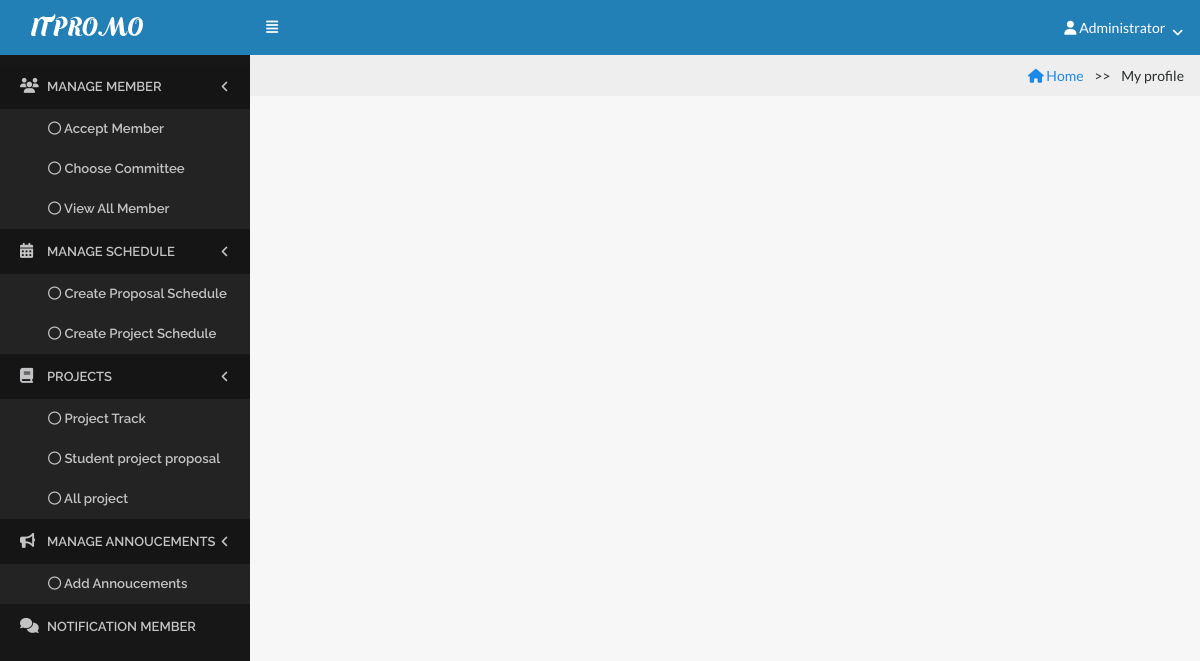
The app's page /index.php?page=my_profile (signed in), older data.
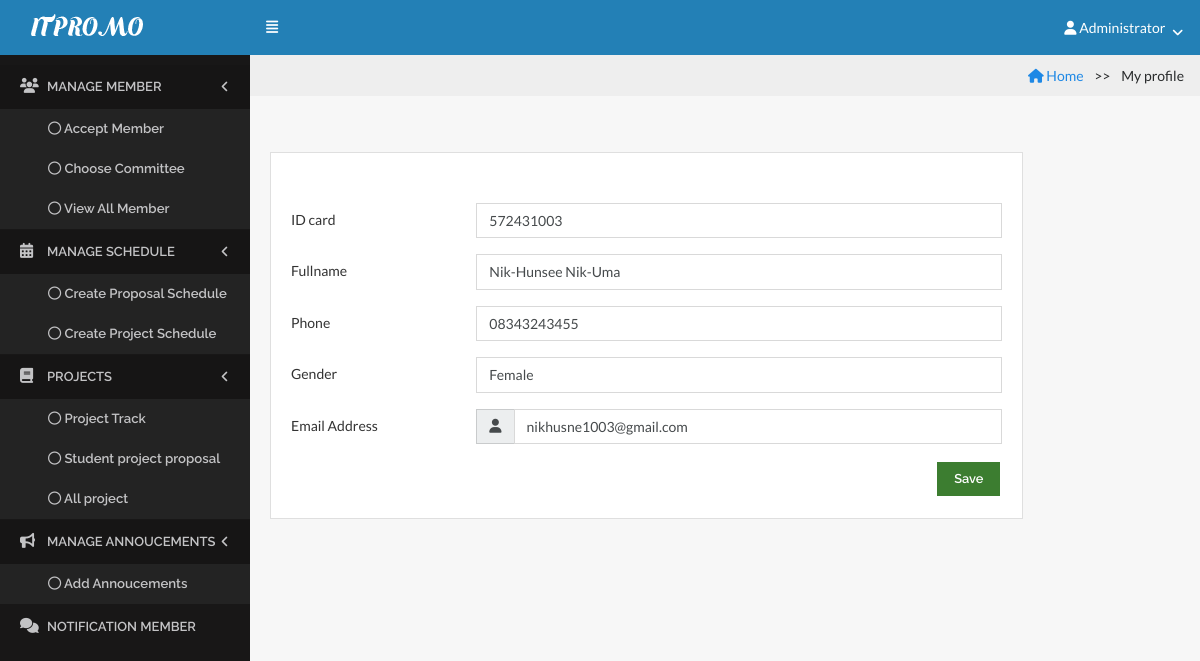
The same page, newer data.
### tables this page shows
CREATE TABLE `member` (
  `member_id` int(11) NOT NULL,
  `member_idcard` int(30) NOT NULL,
  `member_username` varchar(255) NOT NULL,
  `member_fullname` varchar(255) NOT NULL,
  `member_password` varchar(255) NOT NULL,
  `member_pos` enum('Advisor','Committee','Student','Officer') NOT NULL COMMENT '1=Advisor, 2=Committee, 3=Student, 4=Officer',
  `member_phone` varchar(255) NOT NULL,
  `member_email` varchar(255) NOT NULL,
  `member_gender` enum('Male','Female') NOT NULL COMMENT 'm=Male, f=female',
  `admin_id` int(20) NOT NULL COMMENT 'Foreign Key to tb_admin',
  `group_id` int(20) DEFAULT NULL
);

### menu/function.php (called while the page is built, shortened)
<?php
function gender($gender){
	if($gender == "Male"){
		return "Male";
	}else{
		return "Female";
	}
}
?>

### student/my_profile.php (the view, shortened to what this page needs)
 <!DOCTYPE html>
 <html>
 <head>
 <ul class="breadcrumb">
 <li><a href="index.php"><i class="fa fa-home"></i> Home</a></li>
  <li class="active">My profile</li>
</ul>
    <?php
  $strSQL = "SELECT * FROM member  WHERE member_id='".$_SESSION['id']."'";
        ?>
        <?php
     if($result = $db->query($strSQL)){
                  while($objResult = $result->fetch_object()){
            ?>
                <div class="content">
                    <div class="row">
                        <div class="col-md-10 ">
                            <div class="card">
                                <div class="card-block">
<form action="student/check_editprofile.php?id=<?php echo $_GET["id"];?>"name="fromEdit" method="post"onsubmit="return checkForm()">
                                        <div class="form-group row margin-top-30">
                                            <div class="col-md-3">
                                                <label class="control-label col-form-label">ID card</label>
                                            </div>
                                            <div class="col-md-9">
                                                <input type="text" class="form-control" name="member_idcard" id="member_idcard"  value="<?php echo $objResult->member_idcard; ?>" >
                                            </div>
                                        </div>
                                        <div class="form-group row">
                                            <div class="col-md-3">
                                                <label class="control-label col-form-label">Fullname</label>
                                            </div>
                                            <div class="col-md-9">
                                            <input type="text" class="form-control" name="member_fullname" id="member_fullname"  value="<?php echo $objResult->member_fullname; ?>" >                                            </div>
                                        </div>
                                        <div class="form-group row">
                                            <div class="col-md-3">
                                                <label class="control-label col-form-label">Phone</label>
                                            </div>
                                            <div class="col-md-9">
                                      <input type="text" class="form-control" name="member_phone" id="member_phone"  value="<?php echo $objResult->member_phone; ?>" >                                            </div>
                                        </div>
                                         <div class="form-group row">
                                            <div class="col-md-3">
                                                <label class="control-label col-form-label">Gender</label>
                                            </div>
                                            <div class="col-md-9">
                                     <input type="text" class="form-control" name="member_gender" id="member_gender"  value="<?php echo gender($objResult->member_gender); ?>" >                                            </div>
                                        </div>
                                        <div class="form-group row">
                                            <div class="col-md-3">
                                                <label class="control-label col-form-label">Email Address</label>
                                            </div>
                                            <div class="col-md-9">
                                                <div class="input-group">
                                                    <span class="input-group-addon">
                                                      <i class="fa fa-user"></i>
                                                    </span>
                                                       <input type="text" class="form-control" name="member_email" id="member_email"  value="<?php echo $objResult->member_email; ?>" >
                                                </div>
                                            </div>
                                        </div>
                                        <div class="pull-right">
                                                            <button type="submit" class="btn btn-success"><i class="glyphicon glyphicon-save"></i> Save</button>
                                        </div>
                                    </form>
                                </div>
                            </div>
                        </div>
                       <?php
                 }
               }
                   ?>

Row changes from the older to the newer data that the page shows:
added member: member_idcard "572431003", member_fullname "Nik-Hunsee Nik-Uma", member_phone "08343243455", member_gender "Female", member_email "nikhusne1003@gmail.com"
